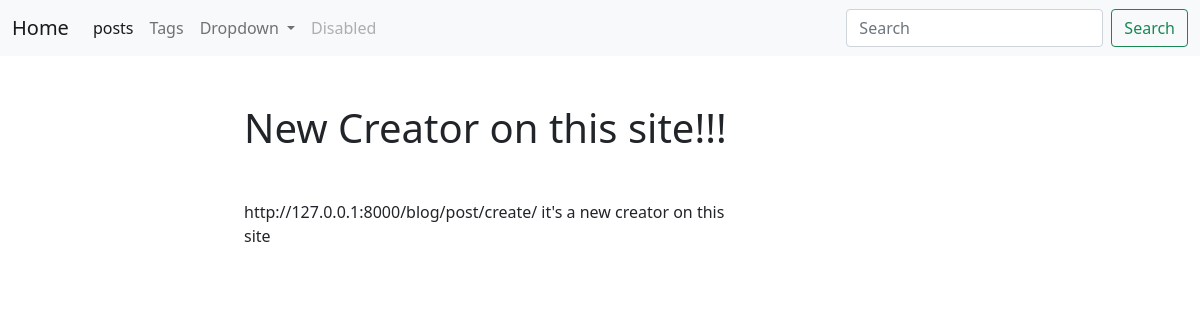
Page /blog/post/new-creator-on-this-site-1614738394/ on the committed database.
### blog/models.py (models this page shows, shortened)
class Post(models.Model):
    title=models.CharField(max_length=150,db_index=True)
    slug=models.SlugField(max_length=150,unique=True,blank=True)
    body=models.TextField(blank=True,db_index=True)
    tags=models.ManyToManyField('Tag',blank=True, related_name='posts')
    date_pub=models.DateTimeField(auto_now_add=True)

### blog/views.py (the view)
# urls.py: path('post/<str:slug>/', PostDetail.as_view(), name='post_detail_url'),
class PostDetail(ObjectDetailMixin, View):
    model=Post
    template= 'blog/post_detail.html'

### blog/utils.py (called while the page is built)
    def get(self,request,slug):
        object = get_object_or_404(self.model,slug__iexact=slug)
        return render(request, self.template , context={self.model.__name__.lower(): object})

### blog/templates/blog/post_detail.html (shortened to what this page needs)
{% extends 'blog/base_blog.html' %}
{% block content %}
<h1 class="mb-5">{{post.title}}</h1>
<p>{{post.body}}</p>
{% endblock %}

### rows in the picture
Post: title "New Creator on this site!!!", body "http://127.0.0.1:8000/blog/post/create/ it's a new creator on this site"
